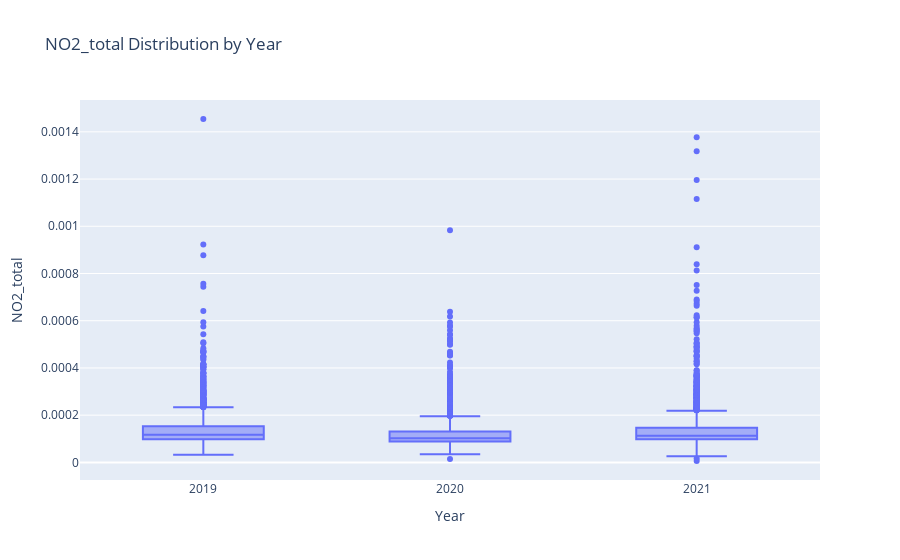
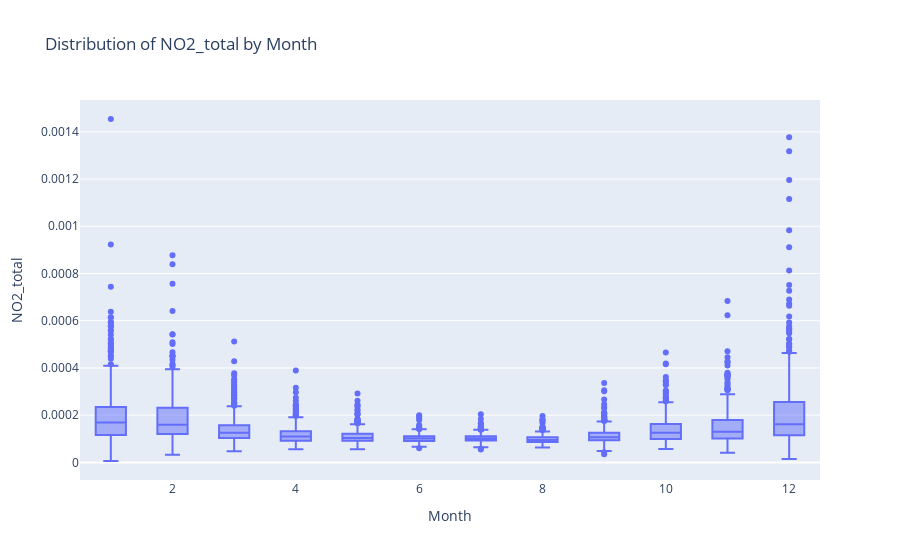
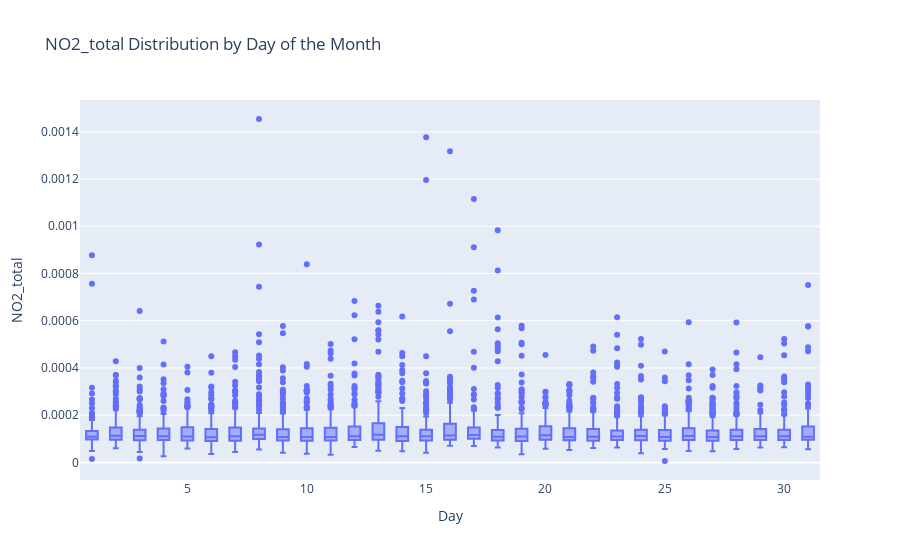

Notebook code for these charts, in order:
### Code cell
# Distribution of NO2_total by Year
fig_year = px.box(test_df, x='Year', y='NO2_total', title='NO2_total Distribution by Year', labels={'NO2_total': 'NO2_total', 'Year': 'Year'})
fig_year.show()

# Distribution of NO2_total by Month
fig_month = px.box(test_df, x='Month', y='NO2_total', title='Distribution of NO2_total by Month', labels={'NO2_total': 'NO2_total', 'Month': 'Month'})
fig_month.show()

# Distribution of NO2_total by Day of the Month
fig_day = px.box(test_df, x='Day', y='NO2_total', title='NO2_total Distribution by Day of the Month', labels={'NO2_total': 'NO2_total', 'Day': 'Day'})
fig_day.show()

### Figure 1 — Plotly figure (JSON) as saved in the notebook; plotly's stock layout.template omitted (floating-point values rounded to 4 significant figures; data arrays with more than 128 entries replaced by an {"elided": "..."} marker saying what was removed)
{"data": [{"alignmentgroup": "True", "hovertemplate": "Year=%{x}<br>NO2_total=%{y}<extra></extra>", "legendgroup": "", "marker": {"color": "#636efa"}, "name": "", "notched": false, "offsetgroup": "", "orientation": "v", "showlegend": false, "type": "box", "x": {"elided": "6576 int values"}, "x0": " ", "xaxis": "x", "y": {"elided": "6576 float values"}, "y0": " ", "yaxis": "y"}], "layout": {"boxmode": "group", "legend": {"tracegroupgap": 0}, "title": {"text": "NO2_total Distribution by Year"}, "xaxis": {"anchor": "y", "domain": [0, 1], "title": {"text": "Year"}}, "yaxis": {"anchor": "x", "domain": [0, 1], "title": {"text": "NO2_total"}}}}

### Figure 2 — Plotly figure (JSON) as saved in the notebook; plotly's stock layout.template omitted (floating-point values rounded to 4 significant figures; data arrays with more than 128 entries replaced by an {"elided": "..."} marker saying what was removed)
{"data": [{"alignmentgroup": "True", "hovertemplate": "Month=%{x}<br>NO2_total=%{y}<extra></extra>", "legendgroup": "", "marker": {"color": "#636efa"}, "name": "", "notched": false, "offsetgroup": "", "orientation": "v", "showlegend": false, "type": "box", "x": {"elided": "6576 int values"}, "x0": " ", "xaxis": "x", "y": {"elided": "6576 float values"}, "y0": " ", "yaxis": "y"}], "layout": {"boxmode": "group", "legend": {"tracegroupgap": 0}, "title": {"text": "Distribution of NO2_total by Month"}, "xaxis": {"anchor": "y", "domain": [0, 1], "title": {"text": "Month"}}, "yaxis": {"anchor": "x", "domain": [0, 1], "title": {"text": "NO2_total"}}}}

### Figure 3 — Plotly figure (JSON) as saved in the notebook; plotly's stock layout.template omitted (floating-point values rounded to 4 significant figures; data arrays with more than 128 entries replaced by an {"elided": "..."} marker saying what was removed)
{"data": [{"alignmentgroup": "True", "hovertemplate": "Day=%{x}<br>NO2_total=%{y}<extra></extra>", "legendgroup": "", "marker": {"color": "#636efa"}, "name": "", "notched": false, "offsetgroup": "", "orientation": "v", "showlegend": false, "type": "box", "x": {"elided": "6576 int values"}, "x0": " ", "xaxis": "x", "y": {"elided": "6576 float values"}, "y0": " ", "yaxis": "y"}], "layout": {"boxmode": "group", "legend": {"tracegroupgap": 0}, "title": {"text": "NO2_total Distribution by Day of the Month"}, "xaxis": {"anchor": "y", "domain": [0, 1], "title": {"text": "Day"}}, "yaxis": {"anchor": "x", "domain": [0, 1], "title": {"text": "NO2_total"}}}}
